Frame 1 (no input): blank canvas, image omitted
Frame 60 (the mouse pressed at the canvas centre just before this capture): blank canvas, image omitted
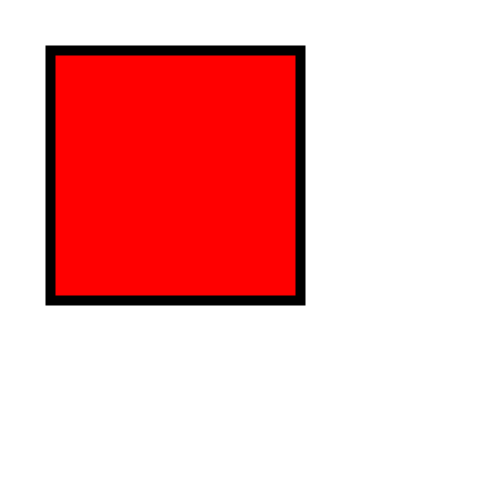
Frame 120 (the mouse held since frame 60 and released just before this capture)

The Processing sketch whose frames 1 and 60 were blank and that drew this single picture after the mouse press (run headless with seeded random() and noise(); from frame 60 on, the mouse is pressed at the canvas centre):

// Processing sketch: processing_35171
// ── processing_35171.pde

void setup ()
{size(500,500);
background(255);
frameRate(30);
fill(255,0,0);
stroke(0,0,0);
strokeWeight(10);}

void draw()
{background(255);
rect(50,50,mouseX,mouseY);}

void mouseClicked()
{rectMode(CENTER);
fill(mouseY,255,mouseX);
noStroke();
rect(mouseX,mouseY,30,30);}
